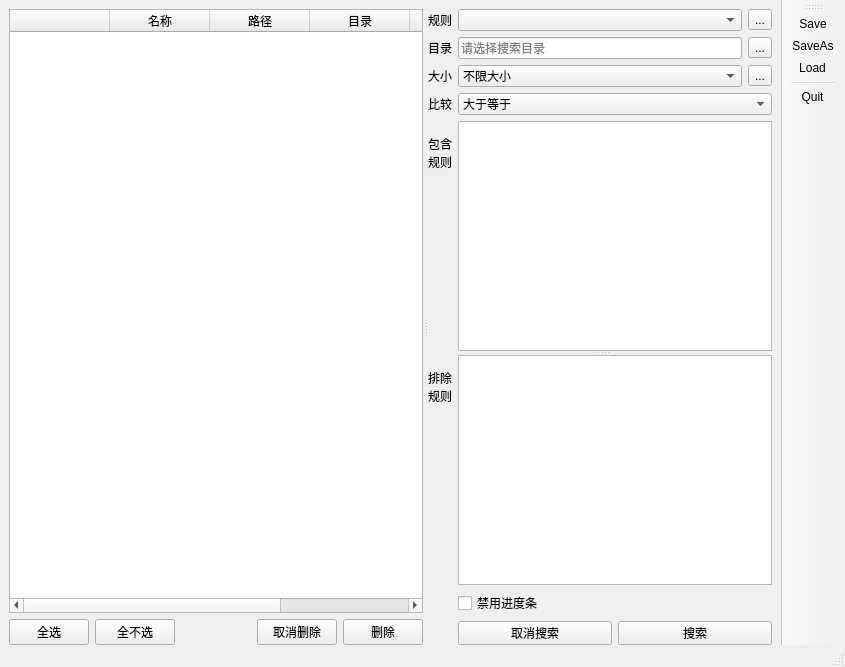
<?xml version="1.0" encoding="UTF-8"?>
<ui version="4.0">
 <class>MainWindow</class>
 <widget class="QMainWindow" name="MainWindow">
  <property name="geometry">
   <rect>
    <x>0</x>
    <y>0</y>
    <width>845</width>
    <height>667</height>
   </rect>
  </property>
  <property name="windowTitle">
   <string>MainWindow</string>
  </property>
  <widget class="QWidget" name="centralwidget">
   <layout class="QHBoxLayout" name="horizontalLayout">
    <property name="sizeConstraint">
     <enum>QLayout::SizeConstraint::SetMinimumSize</enum>
    </property>
    <property name="bottomMargin">
     <number>0</number>
    </property>
    <item>
     <widget class="QSplitter" name="splitter">
      <property name="orientation">
       <enum>Qt::Orientation::Horizontal</enum>
      </property>
      <property name="opaqueResize">
       <bool>true</bool>
      </property>
      <property name="handleWidth">
       <number>5</number>
      </property>
      <property name="childrenCollapsible">
       <bool>false</bool>
      </property>
      <widget class="QWidget" name="fileContainer" native="true">
       <property name="minimumSize">
        <size>
         <width>400</width>
         <height>0</height>
        </size>
       </property>
       <property name="autoFillBackground">
        <bool>true</bool>
       </property>
       <layout class="QVBoxLayout" name="verticalLayout">
        <property name="leftMargin">
         <number>0</number>
        </property>
        <property name="topMargin">
         <number>0</number>
        </property>
        <property name="rightMargin">
         <number>0</number>
        </property>
        <property name="bottomMargin">
         <number>0</number>
        </property>
        <item>
         <widget class="FileTable" name="fileTable">
          <property name="editTriggers">
           <set>QAbstractItemView::EditTrigger::NoEditTriggers</set>
          </property>
          <property name="showDropIndicator" stdset="0">
           <bool>true</bool>
          </property>
          <property name="showGrid">
           <bool>false</bool>
          </property>
          <column>
           <property name="text">
            <string/>
           </property>
          </column>
          <column>
           <property name="text">
            <string>名称</string>
           </property>
           <property name="toolTip">
            <string>文件或目录名</string>
           </property>
          </column>
          <column>
           <property name="text">
            <string>路径</string>
           </property>
           <property name="toolTip">
            <string>文件或目录的路径</string>
           </property>
          </column>
          <column>
           <property name="text">
            <string>目录</string>
           </property>
           <property name="toolTip">
            <string>是否是目录</string>
           </property>
          </column>
          <column>
           <property name="text">
            <string>类型</string>
           </property>
           <property name="toolTip">
            <string>文件扩展名</string>
           </property>
          </column>
          <column>
           <property name="text">
            <string>大小</string>
           </property>
           <property name="toolTip">
            <string>文件或目录的大小</string>
           </property>
          </column>
         </widget>
        </item>
        <item>
         <layout class="QHBoxLayout" name="horizontalLayout_2" stretch="0,0,0,0,0">
          <item>
           <widget class="QPushButton" name="selectAllButton">
            <property name="sizePolicy">
             <sizepolicy hsizetype="Fixed" vsizetype="Fixed">
              <horstretch>0</horstretch>
              <verstretch>0</verstretch>
             </sizepolicy>
            </property>
            <property name="statusTip">
             <string>选择全部文件和目录</string>
            </property>
            <property name="text">
             <string>全选</string>
            </property>
           </widget>
          </item>
          <item>
           <widget class="QPushButton" name="unselectAllButton">
            <property name="sizePolicy">
             <sizepolicy hsizetype="Fixed" vsizetype="Fixed">
              <horstretch>0</horstretch>
              <verstretch>0</verstretch>
             </sizepolicy>
            </property>
            <property name="statusTip">
             <string>取消全部选择</string>
            </property>
            <property name="text">
             <string>全不选</string>
            </property>
           </widget>
          </item>
          <item>
           <widget class="QWidget" name="widget" native="true"/>
          </item>
          <item>
           <widget class="QPushButton" name="deleteCancelButton">
            <property name="sizePolicy">
             <sizepolicy hsizetype="Fixed" vsizetype="Fixed">
              <horstretch>0</horstretch>
              <verstretch>0</verstretch>
             </sizepolicy>
            </property>
            <property name="toolTip">
             <string>取消删除</string>
            </property>
            <property name="statusTip">
             <string>取消删除</string>
            </property>
            <property name="text">
             <string>取消删除</string>
            </property>
           </widget>
          </item>
          <item>
           <widget class="QPushButton" name="deleteButton">
            <property name="sizePolicy">
             <sizepolicy hsizetype="Fixed" vsizetype="Fixed">
              <horstretch>0</horstretch>
              <verstretch>0</verstretch>
             </sizepolicy>
            </property>
            <property name="toolTip">
             <string>删除勾选的文件和目录(Ctrl+D)</string>
            </property>
            <property name="statusTip">
             <string>删除勾选的文件和目录(Ctrl+D)</string>
            </property>
            <property name="text">
             <string>删除</string>
            </property>
           </widget>
          </item>
         </layout>
        </item>
       </layout>
      </widget>
      <widget class="QWidget" name="ruleContainer" native="true">
       <property name="sizePolicy">
        <sizepolicy hsizetype="Maximum" vsizetype="Preferred">
         <horstretch>0</horstretch>
         <verstretch>0</verstretch>
        </sizepolicy>
       </property>
       <property name="minimumSize">
        <size>
         <width>200</width>
         <height>500</height>
        </size>
       </property>
       <property name="autoFillBackground">
        <bool>true</bool>
       </property>
       <layout class="QFormLayout" name="formLayout_3">
        <property name="leftMargin">
         <number>0</number>
        </property>
        <property name="topMargin">
         <number>0</number>
        </property>
        <property name="rightMargin">
         <number>0</number>
        </property>
        <property name="bottomMargin">
         <number>0</number>
        </property>
        <item row="0" column="0">
         <layout class="QHBoxLayout" name="horizontalLayout_6">
          <item>
           <widget class="QLabel" name="label_5">
            <property name="toolTip">
             <string>选择设置好的规则</string>
            </property>
            <property name="statusTip">
             <string>选择设置好的规则</string>
            </property>
            <property name="text">
             <string>规则</string>
            </property>
           </widget>
          </item>
         </layout>
        </item>
        <item row="0" column="1">
         <layout class="QHBoxLayout" name="horizontalLayout_7">
          <item>
           <widget class="QComboBox" name="ruleNameBox"/>
          </item>
          <item>
           <widget class="QToolButton" name="ruleManageButton">
            <property name="toolTip">
             <string>规则管理</string>
            </property>
            <property name="statusTip">
             <string>规则管理</string>
            </property>
            <property name="text">
             <string>...</string>
            </property>
           </widget>
          </item>
         </layout>
        </item>
        <item row="1" column="0">
         <widget class="QLabel" name="label_4">
          <property name="toolTip">
           <string>目标目录</string>
          </property>
          <property name="statusTip">
           <string>目标目录</string>
          </property>
          <property name="text">
           <string>目录</string>
          </property>
         </widget>
        </item>
        <item row="1" column="1">
         <layout class="QHBoxLayout" name="horizontalLayout_8">
          <item>
           <widget class="QLineEdit" name="dir_edit">
            <property name="readOnly">
             <bool>true</bool>
            </property>
            <property name="placeholderText">
             <string>请选择搜索目录</string>
            </property>
           </widget>
          </item>
          <item>
           <widget class="QToolButton" name="selectDirButton">
            <property name="toolTip">
             <string>选择目录</string>
            </property>
            <property name="statusTip">
             <string>选择目录</string>
            </property>
            <property name="text">
             <string>...</string>
            </property>
           </widget>
          </item>
         </layout>
        </item>
        <item row="2" column="0">
         <widget class="QLabel" name="label">
          <property name="toolTip">
           <string>按文件大小过滤</string>
          </property>
          <property name="statusTip">
           <string>按文件大小过滤</string>
          </property>
          <property name="text">
           <string>大小</string>
          </property>
         </widget>
        </item>
        <item row="2" column="1">
         <layout class="QHBoxLayout" name="horizontalLayout_9">
          <item>
           <widget class="QComboBox" name="sizeBox">
            <item>
             <property name="text">
              <string>不限大小</string>
             </property>
            </item>
            <item>
             <property name="text">
              <string>10MB</string>
             </property>
            </item>
            <item>
             <property name="text">
              <string>100MB</string>
             </property>
            </item>
            <item>
             <property name="text">
              <string>500MB</string>
             </property>
            </item>
            <item>
             <property name="text">
              <string>1GB</string>
             </property>
            </item>
            <item>
             <property name="text">
              <string>5GB</string>
             </property>
            </item>
           </widget>
          </item>
          <item>
           <widget class="QToolButton" name="moreSizeButton">
            <property name="toolTip">
             <string>自定义大小</string>
            </property>
            <property name="statusTip">
             <string>自定义大小</string>
            </property>
            <property name="text">
             <string>...</string>
            </property>
           </widget>
          </item>
         </layout>
        </item>
        <item row="3" column="0">
         <widget class="QLabel" name="label_2">
          <property name="toolTip">
           <string>过滤小于或大于等于指定大小的文件</string>
          </property>
          <property name="statusTip">
           <string>过滤小于或大于等于指定大小的文件</string>
          </property>
          <property name="text">
           <string>比较</string>
          </property>
         </widget>
        </item>
        <item row="3" column="1">
         <widget class="QComboBox" name="compareBox">
          <item>
           <property name="text">
            <string>大于等于</string>
           </property>
          </item>
          <item>
           <property name="text">
            <string>小于</string>
           </property>
          </item>
         </widget>
        </item>
        <item row="4" column="0" colspan="2">
         <widget class="QSplitter" name="ruleSpliter">
          <property name="orientation">
           <enum>Qt::Orientation::Vertical</enum>
          </property>
          <property name="childrenCollapsible">
           <bool>false</bool>
          </property>
          <widget class="QWidget" name="layoutWidget">
           <layout class="QFormLayout" name="formLayout">
            <item row="0" column="0">
             <widget class="QLabel" name="label_3">
              <property name="cursor">
               <cursorShape>WhatsThisCursor</cursorShape>
              </property>
              <property name="toolTip">
               <string>搜索文件时应包含此处规则匹配到的文件或目录
具体规则和.gitignore相同</string>
              </property>
              <property name="statusTip">
               <string>搜索文件时应包含此处规则匹配到的文件或目录，具体规则和.gitignore相同</string>
              </property>
              <property name="text">
               <string>包含
规则</string>
              </property>
             </widget>
            </item>
            <item row="0" column="1">
             <widget class="EditableList" name="includeRuleList">
              <property name="enabled">
               <bool>true</bool>
              </property>
              <property name="sizePolicy">
               <sizepolicy hsizetype="Expanding" vsizetype="Expanding">
                <horstretch>0</horstretch>
                <verstretch>0</verstretch>
               </sizepolicy>
              </property>
              <property name="minimumSize">
               <size>
                <width>0</width>
                <height>64</height>
               </size>
              </property>
              <property name="selectionMode">
               <enum>QAbstractItemView::SelectionMode::ExtendedSelection</enum>
              </property>
             </widget>
            </item>
           </layout>
          </widget>
          <widget class="QWidget" name="layoutWidget">
           <layout class="QFormLayout" name="formLayout_2">
            <item row="0" column="0">
             <widget class="QLabel" name="label_6">
              <property name="cursor">
               <cursorShape>WhatsThisCursor</cursorShape>
              </property>
              <property name="toolTip">
               <string>搜索文件时应排除此处规则匹配到的文件或目录
具体规则和.gitignore相同</string>
              </property>
              <property name="statusTip">
               <string>搜索文件时应排除此处规则匹配到的文件或目录，具体规则和.gitignore相同</string>
              </property>
              <property name="text">
               <string>排除
规则</string>
              </property>
             </widget>
            </item>
            <item row="0" column="1">
             <widget class="EditableList" name="excludeRuleList">
              <property name="sizePolicy">
               <sizepolicy hsizetype="Expanding" vsizetype="Expanding">
                <horstretch>0</horstretch>
                <verstretch>0</verstretch>
               </sizepolicy>
              </property>
              <property name="minimumSize">
               <size>
                <width>0</width>
                <height>64</height>
               </size>
              </property>
              <property name="selectionMode">
               <enum>QAbstractItemView::SelectionMode::ExtendedSelection</enum>
              </property>
             </widget>
            </item>
           </layout>
          </widget>
         </widget>
        </item>
        <item row="5" column="1">
         <widget class="QCheckBox" name="disableProgressCheckBox">
          <property name="toolTip">
           <string>禁用进度条删除文件会更快</string>
          </property>
          <property name="statusTip">
           <string>禁用进度条删除文件会更快</string>
          </property>
          <property name="text">
           <string>禁用进度条</string>
          </property>
          <property name="checked">
           <bool>false</bool>
          </property>
          <property name="tristate">
           <bool>false</bool>
          </property>
         </widget>
        </item>
        <item row="6" column="1">
         <widget class="QWidget" name="widget_2" native="true">
          <property name="sizePolicy">
           <sizepolicy hsizetype="Preferred" vsizetype="Fixed">
            <horstretch>0</horstretch>
            <verstretch>0</verstretch>
           </sizepolicy>
          </property>
          <property name="minimumSize">
           <size>
            <width>0</width>
            <height>24</height>
           </size>
          </property>
          <property name="maximumSize">
           <size>
            <width>16777215</width>
            <height>24</height>
           </size>
          </property>
          <layout class="QHBoxLayout" name="horizontalLayout_3">
           <property name="leftMargin">
            <number>0</number>
           </property>
           <property name="topMargin">
            <number>0</number>
           </property>
           <property name="rightMargin">
            <number>0</number>
           </property>
           <property name="bottomMargin">
            <number>0</number>
           </property>
           <item>
            <widget class="QPushButton" name="searchCancelButton">
             <property name="minimumSize">
              <size>
               <width>0</width>
               <height>24</height>
              </size>
             </property>
             <property name="maximumSize">
              <size>
               <width>16777215</width>
               <height>24</height>
              </size>
             </property>
             <property name="toolTip">
              <string>取消搜索</string>
             </property>
             <property name="statusTip">
              <string>取消搜索</string>
             </property>
             <property name="text">
              <string>取消搜索</string>
             </property>
            </widget>
           </item>
           <item>
            <widget class="QPushButton" name="searchButton">
             <property name="minimumSize">
              <size>
               <width>0</width>
               <height>24</height>
              </size>
             </property>
             <property name="maximumSize">
              <size>
               <width>16777215</width>
               <height>24</height>
              </size>
             </property>
             <property name="toolTip">
              <string>搜索符合规则和文件大小的文件(Ctrl+Enter)</string>
             </property>
             <property name="statusTip">
              <string>搜索符合规则和文件大小的文件(Ctrl+Enter)</string>
             </property>
             <property name="text">
              <string>搜索</string>
             </property>
            </widget>
           </item>
          </layout>
         </widget>
        </item>
       </layout>
      </widget>
     </widget>
    </item>
   </layout>
  </widget>
  <widget class="QStatusBar" name="statusbar"/>
  <widget class="QToolBar" name="toolBar">
   <property name="windowTitle">
    <string>toolBar</string>
   </property>
   <attribute name="toolBarArea">
    <enum>RightToolBarArea</enum>
   </attribute>
   <attribute name="toolBarBreak">
    <bool>false</bool>
   </attribute>
   <addaction name="actionSave"/>
   <addaction name="actionSaveAs"/>
   <addaction name="actionLoad"/>
   <addaction name="separator"/>
   <addaction name="actionQuit"/>
  </widget>
  <action name="actionSave">
   <property name="icon">
    <iconset resource="../qrc/resources.qrc">
     <normaloff>:/icons/save.png</normaloff>:/icons/save.png</iconset>
   </property>
   <property name="text">
    <string>Save</string>
   </property>
   <property name="toolTip">
    <string>保存规则(Ctrl+S)</string>
   </property>
   <property name="statusTip">
    <string>保存规则(Ctrl+S)</string>
   </property>
   <property name="shortcut">
    <string>Ctrl+S</string>
   </property>
   <property name="menuRole">
    <enum>QAction::MenuRole::NoRole</enum>
   </property>
  </action>
  <action name="actionLoad">
   <property name="icon">
    <iconset resource="../qrc/resources.qrc">
     <normaloff>:/icons/load.png</normaloff>:/icons/load.png</iconset>
   </property>
   <property name="text">
    <string>Load</string>
   </property>
   <property name="toolTip">
    <string>加载规则(Ctrl+L)</string>
   </property>
   <property name="statusTip">
    <string>加载任意文本文件作为规则(Ctrl+L)</string>
   </property>
   <property name="shortcut">
    <string>Ctrl+L</string>
   </property>
   <property name="menuRole">
    <enum>QAction::MenuRole::NoRole</enum>
   </property>
  </action>
  <action name="actionQuit">
   <property name="icon">
    <iconset resource="../qrc/resources.qrc">
     <normaloff>:/icons/quit.png</normaloff>:/icons/quit.png</iconset>
   </property>
   <property name="text">
    <string>Quit</string>
   </property>
   <property name="toolTip">
    <string>退出(Alt+F4)</string>
   </property>
   <property name="statusTip">
    <string>退出(Alt+F4)</string>
   </property>
   <property name="menuRole">
    <enum>QAction::MenuRole::NoRole</enum>
   </property>
  </action>
  <action name="actionAdd">
   <property name="icon">
    <iconset resource="../qrc/resources.qrc">
     <normaloff>:/icons/add.png</normaloff>:/icons/add.png</iconset>
   </property>
   <property name="text">
    <string>Add</string>
   </property>
   <property name="toolTip">
    <string>添加规则</string>
   </property>
   <property name="statusTip">
    <string>添加规则</string>
   </property>
   <property name="menuRole">
    <enum>QAction::MenuRole::NoRole</enum>
   </property>
  </action>
  <action name="actionDelete">
   <property name="icon">
    <iconset resource="../qrc/resources.qrc">
     <normaloff>:/icons/sub.png</normaloff>:/icons/sub.png</iconset>
   </property>
   <property name="text">
    <string>Remove</string>
   </property>
   <property name="toolTip">
    <string>删除规则(Del)</string>
   </property>
   <property name="statusTip">
    <string>删除规则(Del)</string>
   </property>
   <property name="shortcut">
    <string>Del</string>
   </property>
   <property name="menuRole">
    <enum>QAction::MenuRole::NoRole</enum>
   </property>
  </action>
  <action name="actionSaveAs">
   <property name="icon">
    <iconset resource="../qrc/resources.qrc">
     <normaloff>:/icons/save_as.png</normaloff>:/icons/save_as.png</iconset>
   </property>
   <property name="text">
    <string>SaveAs</string>
   </property>
   <property name="toolTip">
    <string>另存为(Ctrl+Shift+S)</string>
   </property>
   <property name="statusTip">
    <string>另存为(Ctrl+Shift+S)</string>
   </property>
   <property name="menuRole">
    <enum>QAction::MenuRole::NoRole</enum>
   </property>
  </action>
 </widget>
 <customwidgets>
  <customwidget>
   <class>EditableList</class>
   <extends>QListWidget</extends>
   <header>widgets/editable_list.h</header>
  </customwidget>
  <customwidget>
   <class>FileTable</class>
   <extends>QTableWidget</extends>
   <header>widgets/file_table.h</header>
  </customwidget>
 </customwidgets>
 <resources>
  <include location="../qrc/resources.qrc"/>
 </resources>
 <connections/>
</ui>
